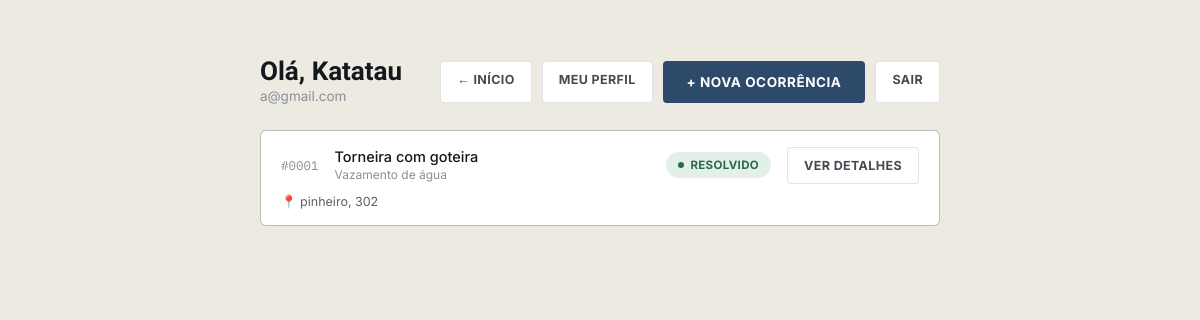
The page /php/painel.php (signed in) on the database as committed earlier.
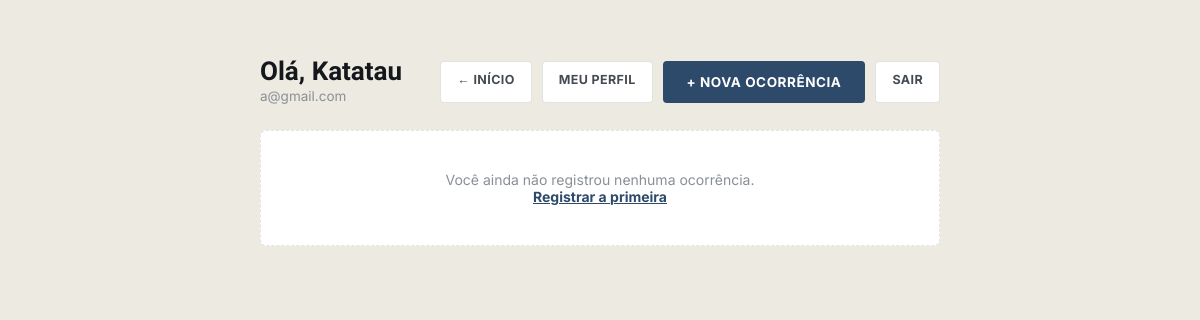
The same page on the database as committed later.
### tables this page shows
CREATE TABLE `ocorrencias` (
  `id` int(11) NOT NULL,
  `usuario_id` int(11) NOT NULL,
  `categoria` varchar(80) NOT NULL,
  `bairro` varchar(120) NOT NULL,
  `endereco` varchar(200) NOT NULL,
  `descricao` text NOT NULL,
  `foto_path` varchar(255) DEFAULT NULL,
  `status` enum('pendente','em_analise','resolvido') NOT NULL DEFAULT 'pendente',
  `recado_adm` text DEFAULT NULL,
  `recado_atualizado_em` datetime DEFAULT NULL,
  `criado_em` datetime NOT NULL DEFAULT current_timestamp()
);

### php/painel.php (the view, shortened to what this page needs)
<?php
require __DIR__ . '/config.php';
$stmt = $pdo->prepare('SELECT id, categoria, bairro, endereco, descricao, status, criado_em FROM ocorrencias WHERE usuario_id = ? ORDER BY criado_em DESC');
$stmt->execute([$_SESSION['usuario_id']]);
$ocorrencias = $stmt->fetchAll();
$statusInfo = [
    'pendente'    => ['label' => 'Pendente',    'classe' => 'pendente'],
    'em_analise'  => ['label' => 'Em análise',  'classe' => 'analise'],
    'resolvido'   => ['label' => 'Resolvido',   'classe' => 'resolvido'],
];
?>
<!DOCTYPE html>
<html lang="pt-BR">
<head>
<link rel="stylesheet" href="../style.css">
</head>
<body style="background:var(--concrete);">
<div class="painel-wrap">
  <div class="painel-top">
    <div>
      <h1>Olá, <?= htmlspecialchars($_SESSION['usuario_nome']) ?></h1>
      <div class="sub"><?= htmlspecialchars($_SESSION['usuario_email']) ?></div>
    </div>
    <div class="painel-actions">
      <a class="btn-line" href="../index.php">&larr; Início</a>
      <a class="btn-line" href="perfil.php">Meu perfil</a>
      <a class="btn-solid" style="text-decoration:none;" href="Registrar.php">+ Nova ocorrência</a>
      <a class="btn-line" href="logout.php">Sair</a>
    </div>
  </div>
  <?php if (empty($ocorrencias)): ?>
    <div class="empty-state">
      Você ainda não registrou nenhuma ocorrência.
      <br><a href="Registrar.php" style="color:var(--municipal); font-weight:700;">Registrar a primeira</a>
    </div>
  <?php else: ?>
    <div class="card-list">
      <?php foreach ($ocorrencias as $o): ?>
        <?php $info = $statusInfo[$o['status']]; ?>
        <div class="occ-card">
          <span class="proto-id mono">#<?= str_pad($o['id'], 4, '0', STR_PAD_LEFT) ?></span>
          <span class="desc">
            <span class="desc-text"><?= htmlspecialchars($o['descricao']) ?></span>
            <span class="cat"><?= htmlspecialchars($o['categoria']) ?></span>
          </span>
          <span class="pill <?= $info['classe'] ?>"><?= $info['label'] ?></span>
          <span class="bairro"><?= htmlspecialchars($o['endereco']) ?></span>
          <span class="card-acoes">
            <a class="btn-line" href="ocorrencia.php?id=<?= $o['id'] ?>">Ver detalhes</a>
          </span>
        </div>
      <?php endforeach; ?>
    </div>
  <?php endif; ?>
</div>
</body>
</html>

Rows that differ between the two databases and show on the page:
removed ocorrencias: id "0001", descricao "Torneira com goteira", categoria "Vazamento de água", status "RESOLVIDO", endereco "pinheiro, 302"
Other text that changed with them:
text now shown: "Você ainda não registrou nenhuma ocorrência. Registrar a primeira"
